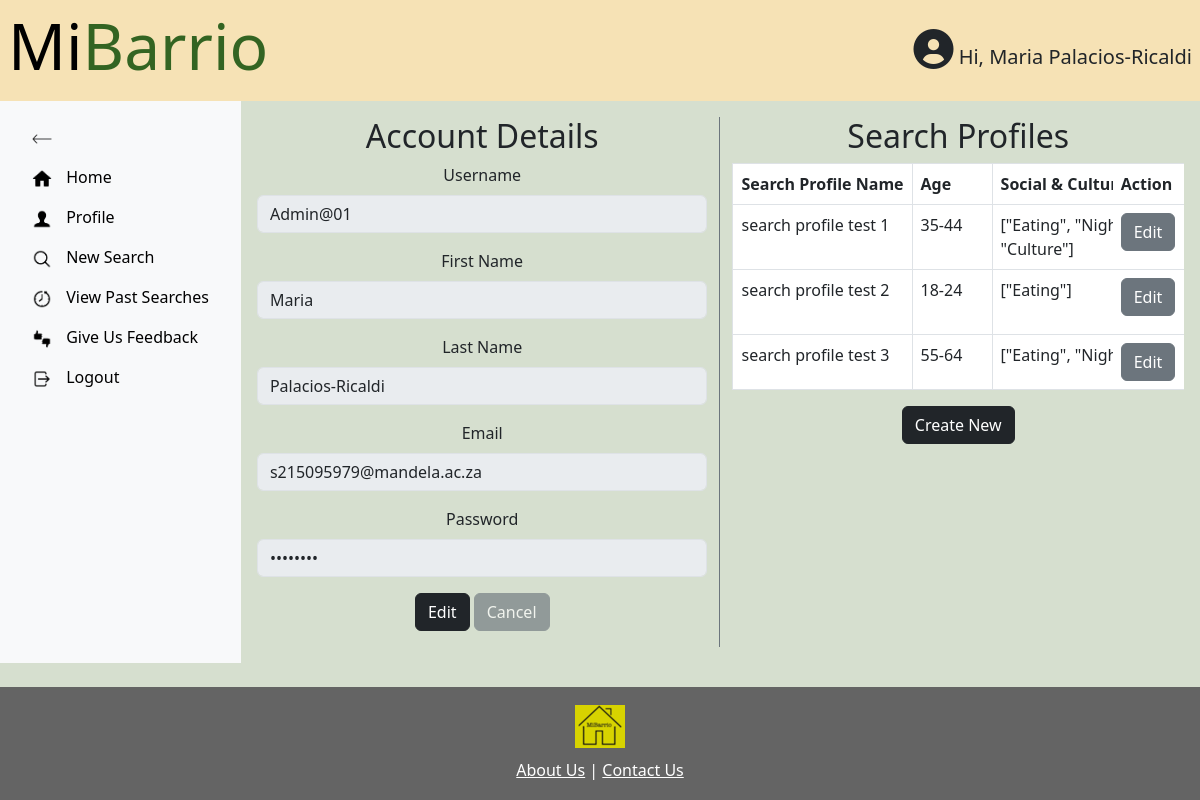
The app's page /profile (signed in), older data.
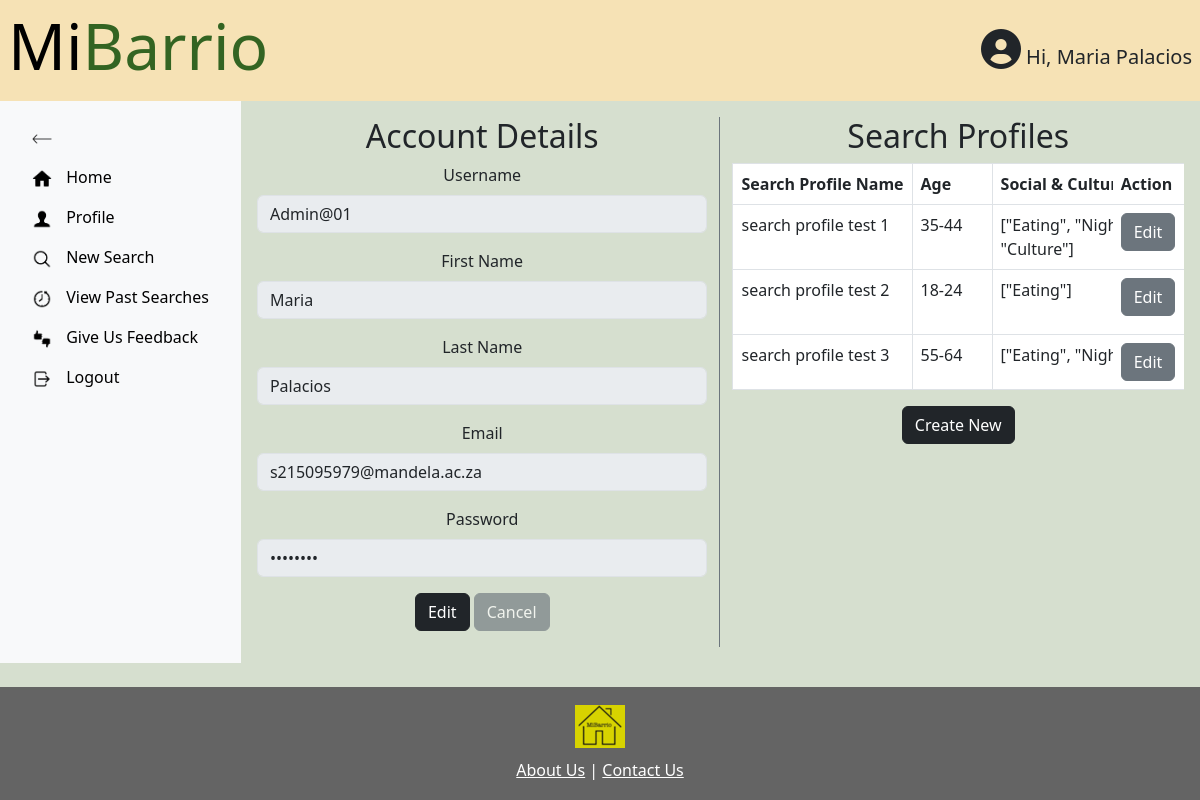
The same page, newer data.
### MiBarrioApp/models.py (models this page shows)
class CustomUser(AbstractBaseUser, PermissionsMixin):
    objects = CustomUserManager()
    userID = models.AutoField(primary_key=True)
    first_name = models.CharField(max_length=255)
    last_name = models.CharField(max_length=255)
    username = models.CharField(max_length=255, unique=True)
    password = models.CharField(max_length=255)
    email = models.EmailField(unique=True)
    is_admin = models.BooleanField(default=False)
    is_staff = models.BooleanField(default=False)
    is_superuser = models.BooleanField(default=False)
    USERNAME_FIELD = 'username'
    REQUIRED_FIELDS = ['first_name', 'last_name', 'email']

### MiBarrioApp/views.py (the view, shortened to what this page needs)
# urls.py: path('profile', views.profile_view, name = "profile"),
@login_required
def profile_view(request):
    user = request.user
    form_type = request.POST.get('form_type')
    user_search_profiles = SearchProfiles.objects.filter(user=request.user)
    context = {'user': user, 'search_profiles': user_search_profiles}
    return render(request, 'profile.html', context)

### MiBarrioApp/context_processors.py (called while the page is built)
def show_user_info(request):
    user_info_pages = [
        'home', 'profile', 'newSearch', 'newSearch2', 'newSearch3',
        'viewPastSearches', 'feedback'
    ]
    return {
        'show_user_info': request.resolver_match.url_name in user_info_pages
    }

### MiBarrioApp/templates/profile.html (shortened to what the changed rows need)
{% extends 'base.html' %}
{% load static %}
{% block content %}
<div class="d-flex">
  <div class="container-fluid p-3">
    <div class="row">
      <div class="col-md-6 border-end pr-7 border-secondary">
        <h2>Account Details</h2>
        <form id="accountDetailsForm" action="{% url 'MiBarrioApp:profile' %}" method="post">
          <div class="mb-3">
            <label for="username" class="form-label">Username</label>
            <input type="text" class="form-control" name="username" id="username" value="{{ user.username }}" disabled>
          </div>
          <div class="mb-3">
            <label for="firstname" class="form-label">First Name</label>
            <input type="text" class="form-control" name="firstname" id="firstname" value="{{ user.first_name }}"
              disabled>
          </div>
          <div class="mb-3">
            <label for="lastname" class="form-label">Last Name</label>
            <input type="text" class="form-control" name="lastname" id="lastname" value="{{ user.last_name }}" disabled>
          </div>
          <div class="mb-3">
            <label for="email" class="form-label">Email</label>
            <input type="email" class="form-control" name="email" id="email" value="{{ user.email }}" disabled>
          </div>
        </form>
      </div>
      <div class="col-md-6 pl-5">
        <h2>Search Profiles</h2>
        <div id="searchProfilesList">
          <div style="max-height:500px; overflow-x:auto; overflow-y:auto; max-width: 600px; ">
            <table class="table table-bordered">
              <thead>
                <tr>
                  <th>Search Profile Name</th>
                  <th style="min-width: 80px;">Age</th>
                  <th>Social & Cultural tags</th>
                  <th>Health & Wellness tags</th>
                  <th class="sticky-action-column">Action</th>
                </tr>
              </thead>
            </table>
          </div>
        </div>
      </div>
    </div>
  </div>
</div>
</div>
{% endblock %}

### MiBarrioApp/templates/base.html (shortened to what this page needs)
{% load static %}
<!DOCTYPE html>
<html lang="en">
<head>
  <link href="https://cdn.jsdelivr.net/npm/bootstrap@5.3.0/dist/css/bootstrap.min.css" rel="stylesheet"
>
  <link rel="stylesheet" type="text/css" href="{% static 'css/style.css' %}" />
  <link rel="stylesheet" href="https://unpkg.com/leaflet@1.7.1/dist/leaflet.css" />
  <link rel="stylesheet" href="https://cdnjs.cloudflare.com/ajax/libs/font-awesome/6.0.0-beta3/css/all.min.css">
</head>
<body>
  <div class="wrapper">
    <div class="header">
      <h1 class="display-3">
        <a href="{% url 'MiBarrioApp:home' %}" style="text-decoration: none; color: inherit;">
          <span id="mi">Mi</span><span id="barrio">Barrio</span>
        </a>
      </h1>
      {% if user.is_authenticated and show_user_info %}
      <div class="user-info">
        <i class="fas fa-user-circle fa-2x"></i>
        Hi, {{ user.first_name }} {{ user.last_name }}
      </div>
      {% endif %}
    </div>
    {% block content %}
    {% endblock %}
  <footer class="footer">
    <img src="{% static 'logo.png' %}" alt="Logo" class="footer-logo">
    <div class="footer-links">
      <a href="{% url 'MiBarrioApp:aboutUs' %}">About Us</a> | <a href="{% url 'MiBarrioApp:contactUs' %}">Contact
        Us</a>
    </div>
  </footer>
</body>
</html>

Row changes from the older to the newer data that the page shows:
changed CustomUser "Maria": last_name "Palacios-Ricaldi" → "Palacios"; lastname "Palacios-Ricaldi" → "Palacios"
